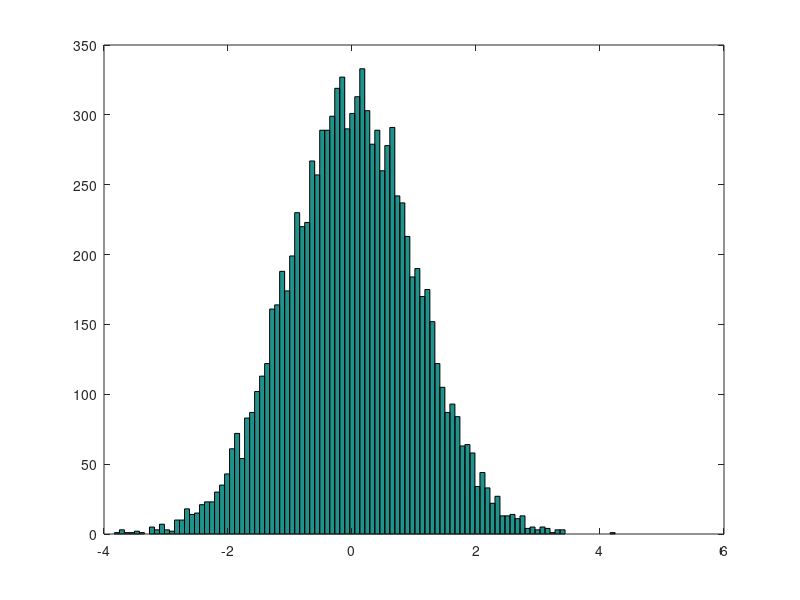

Reproduce this figure in MATLAB.
clc 
clear
tekrar=10000
n=50
mu=10
s=4
ALFA=0.05
for i=1:tekrar
x=normrnd(mu,s,1,n);
%x=exprnd(mu,1,n);
ort=mean(x);
LR(i)=(ort-mu)/(sqrt(var(x)/n));

end
LR=sort(LR);
tk1=tinv(ALFA/2,n-1)
kLR1=LR(floor(tekrar*(ALFA/2)))

tk2=tinv(1-(ALFA/2),n-1)
kLR1=LR(floor(tekrar*(1-(ALFA/2))))

hist(LR,100)
